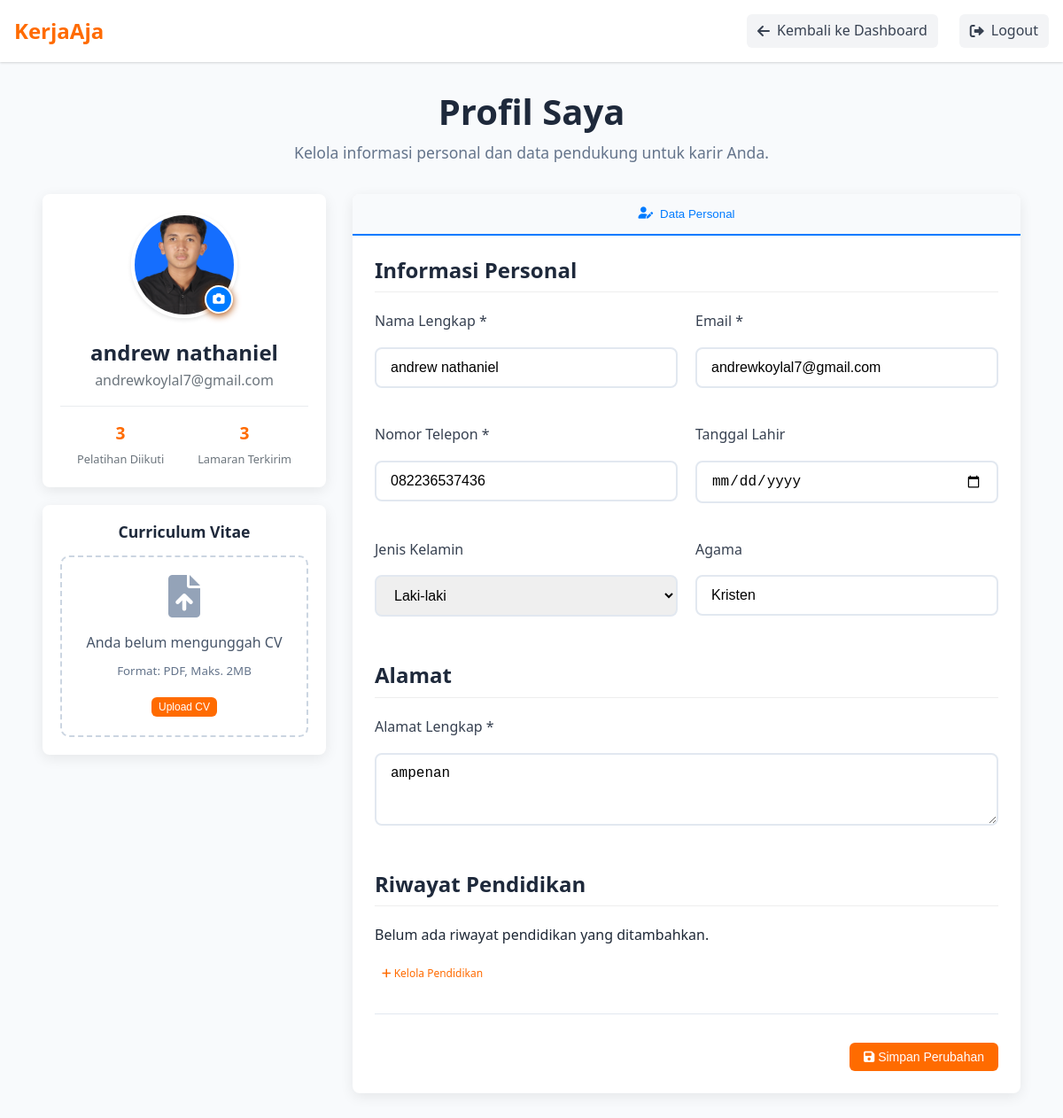
The app's page /User/profile.php (signed in), older data.
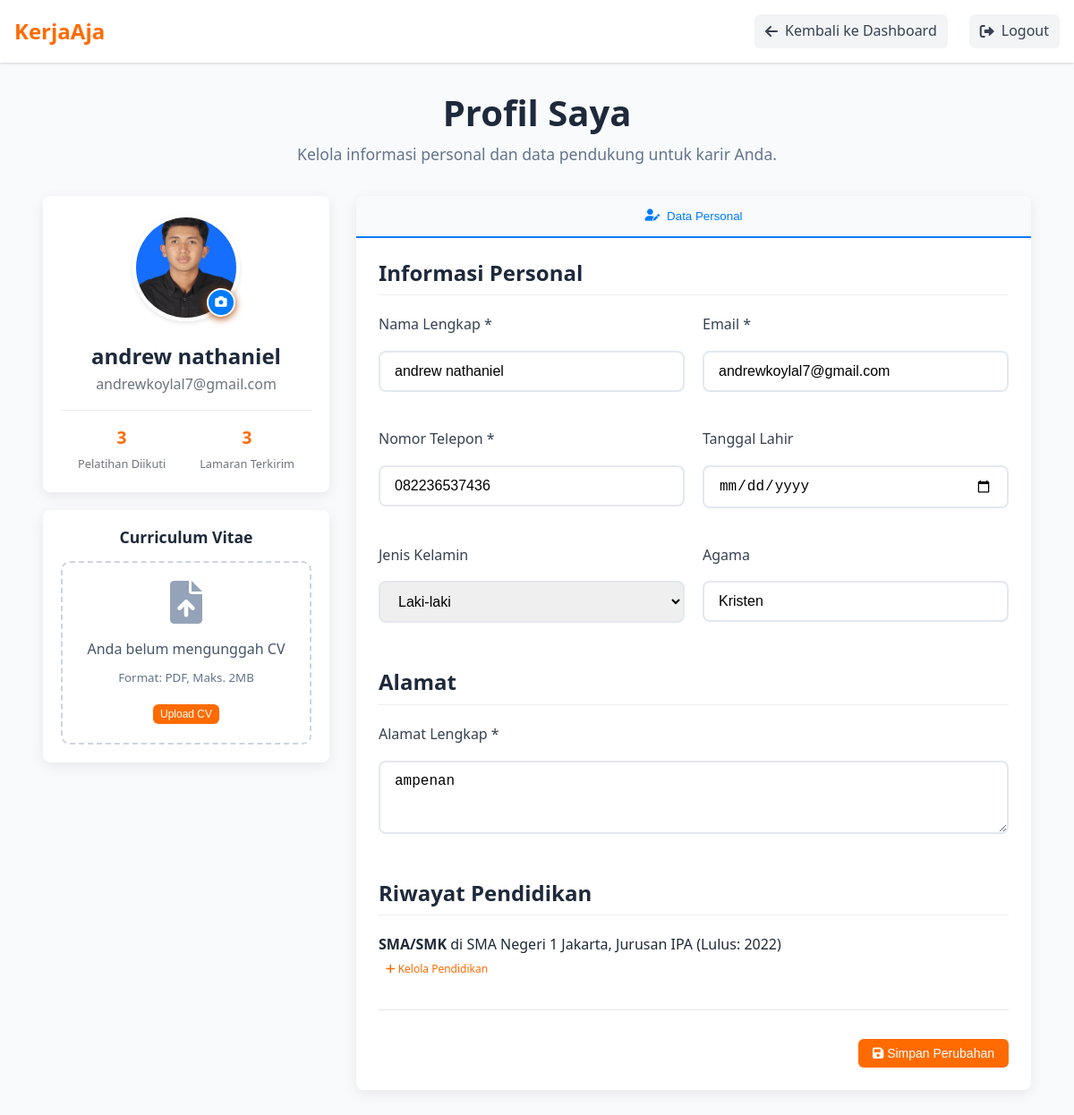
The same page, newer data.
### tables this page shows
CREATE TABLE `pendidikan` (
  `pendidikan_id` int(11) NOT NULL,
  `user_id` int(11) NOT NULL,
  `jenjang` enum('SMA/SMK','Diploma','Sarjana','Magister','Doktor') NOT NULL,
  `nama_institusi` varchar(150) NOT NULL,
  `jurusan` varchar(100) DEFAULT NULL,
  `tahun_lulus` int(4) NOT NULL,
  `nilai` decimal(3,2) DEFAULT NULL
);

### User/profile.php (the view, shortened to what the changed rows need)
<?php
include '../auth/koneksi.php';
$user_id = (int)$_SESSION['user_id'];
$pendidikan_list = mysqli_fetch_all(mysqli_query($conn, "SELECT * FROM pendidikan WHERE user_id = '$user_id' ORDER BY tahun_lulus DESC"), MYSQLI_ASSOC);
?>
<!DOCTYPE html>
<html lang="id">
<head>
    <link rel="stylesheet" href="../css/style.css" />
    <link href="https://cdnjs.cloudflare.com/ajax/libs/font-awesome/6.0.0/css/all.min.css" rel="stylesheet" />
</head>
<body>
    <main class="main-content">
        <div class="container">
            <div class="profile-header">
                <h1>Profil Saya</h1>
            </div>
            <div class="profile-layout">
                <div class="profile-content">
                    <div id="personalTab" class="tab-pane active">
                        <form action="proses_update_profil.php" method="POST" class="profile-form">
                           <div class="form-section">
                                <h3>Riwayat Pendidikan</h3>
                                <?php if (!empty($pendidikan_list)): ?>
                                    <ul class="education-list">
                                        <?php foreach ($pendidikan_list as $edu): ?>
                                            <li>
                                                <strong><?php echo htmlspecialchars($edu['jenjang'] ?? '[jenjang tidak tersedia]'); ?></strong>
                                                di <?php echo htmlspecialchars($edu['nama_institusi'] ?? '[institusi tidak tersedia]'); ?>,
                                                Jurusan <?php echo htmlspecialchars($edu['jurusan'] ?? '[jurusan tidak tersedia]'); ?>
                                                (Lulus: <?php echo htmlspecialchars($edu['tahun_lulus'] ?? '-'); ?>)
                                            </li>
                                        <?php endforeach; ?>
                                    </ul>
                                <?php else: ?>
                                    <p>Belum ada riwayat pendidikan yang ditambahkan.</p>
                                <?php endif; ?>
                                <a href="kelola_pendidikan.php" class="btn btn-secondary btn-sm"><i class="fas fa-plus"></i> Kelola Pendidikan</a>
                            </div>
                        </form>
                    </div>
    </main>
</body>
</html>

Row changes from the older to the newer data that the page shows:
added pendidikan: jenjang "SMA/SMK", nama_institusi "SMA Negeri 1 Jakarta", jurusan "IPA", tahun_lulus "2022"
Text that changed along with them:
text no longer shown: "Belum ada riwayat pendidikan yang ditambahkan."
